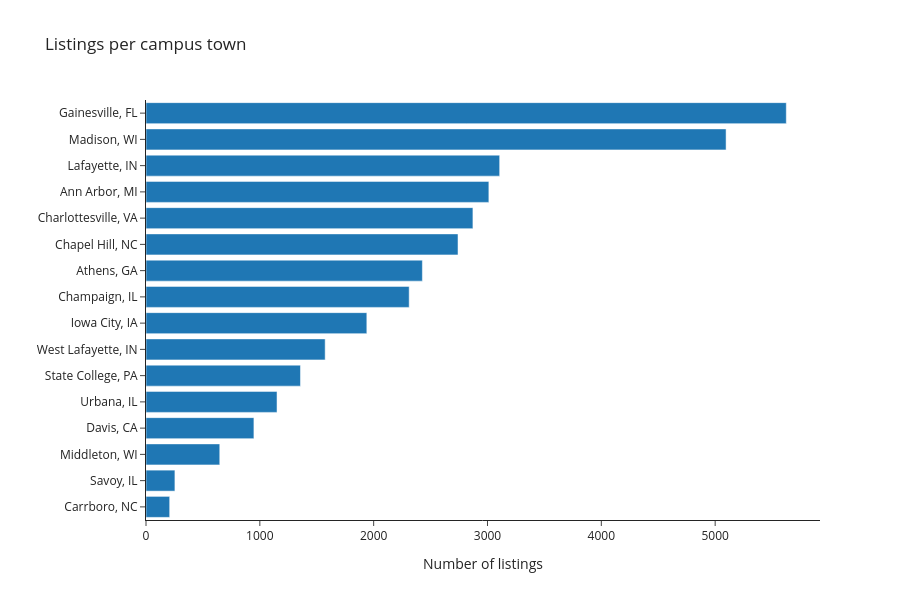

This figure's notebook cell:
### Markdown cell above
Listings by city. We use a horizontal bar chart so all sixteen names are readable.

### Code cell
fig = px.bar(
    market_counts.sort_values("listings"),
    x="listings",
    y="market",
    orientation="h",
    title="Listings per campus town",
    labels={"listings": "Number of listings", "market": ""},
    height=600,
)
fig.show()

### Figure 1 — Plotly figure (JSON) as saved in the notebook; plotly's stock layout.template omitted (floating-point values rounded to 4 significant figures)
{"data": [{"hovertemplate": "Number of listings=%{x}<br>=%{y}<extra></extra>", "legendgroup": "", "marker": {"color": "#1F77B4", "pattern": {"shape": ""}}, "name": "", "orientation": "h", "showlegend": false, "textposition": "auto", "type": "bar", "x": [208, 254, 648, 948, 1151, 1357, 1574, 1940, 2312, 2428, 2741, 2872, 3012, 3107, 5096, 5625], "xaxis": "x", "y": ["Carrboro, NC", "Savoy, IL", "Middleton, WI", "Davis, CA", "Urbana, IL", "State College, PA", "West Lafayette, IN", "Iowa City, IA", "Champaign, IL", "Athens, GA", "Chapel Hill, NC", "Charlottesville, VA", "Ann Arbor, MI", "Lafayette, IN", "Madison, WI", "Gainesville, FL"], "yaxis": "y"}], "layout": {"barmode": "relative", "height": 600, "legend": {"tracegroupgap": 0}, "title": {"text": "Listings per campus town"}, "xaxis": {"anchor": "y", "domain": [0, 1], "title": {"text": "Number of listings"}}, "yaxis": {"anchor": "x", "domain": [0, 1], "title": {"text": ""}}}}
